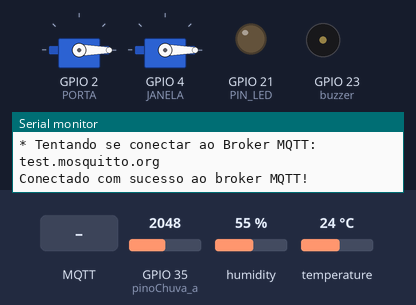
The sketch below on a simulated ESP32. On the bench: 2 × servo, output pins drawn as LEDs (lit = HIGH), buzzer (waves = sounding), the last lines printed to the serial monitor. The test bench sets the inputs (shaded band); at power-on: GPIO 35 (pinoChuva_a) = 2048, humidity 55 %, temperature 24 °C. WiFi joins after 1.5 s; servers stay silent unless stated; no MQTT or app messages arrive unless stated.

Above: at 4.7 s.
4.8 s: MQTT message "A" arrives on the first subscribed topic
At 7.0 s:
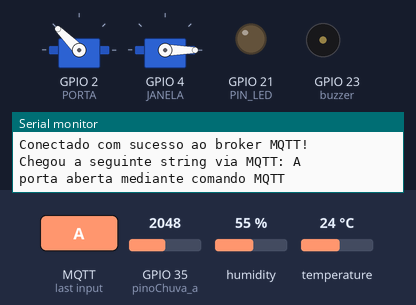
8.3 s: MQTT message "B" arrives on the first subscribed topic
At 8.96 s:
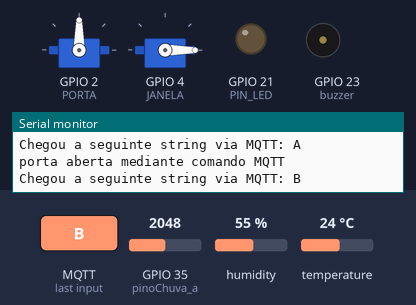
11.8 s: MQTT message "C" arrives on the first subscribed topic
At 14.4 s:
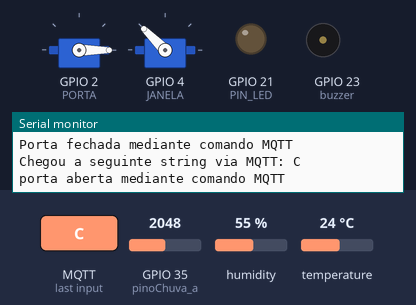
15.3 s: MQTT message "D" arrives on the first subscribed topic
At 15.92 s:
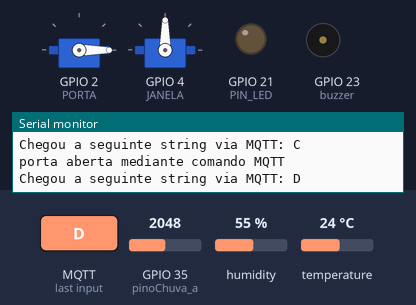
18.8 s: MQTT message "E" arrives on the first subscribed topic
At 20.2 s:
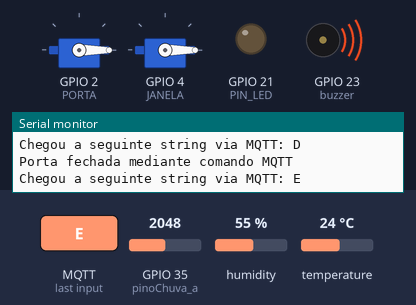
20.7 s: MQTT message "G" arrives on the first subscribed topic
At 21.4 s:
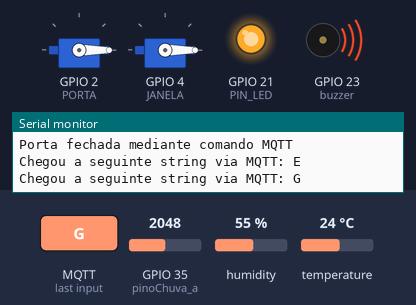
Timing chart, 0 to 23.5 s (numbered marks = the images above; inputs shaded):
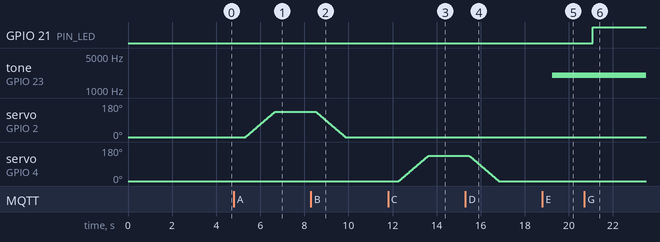

The sketch:

CodigoProjetoIOT.ino
```cpp
#include <arduino.h>
#include <WiFi.h>
#include <PubSubClient.h>
#include <ESP32Servo.h>  //Biblioteca utilizada
#include "DHT.h"
#include <Ultrasonic.h>


#define PORTA 2
#define JANELA 4
#define DHTPIN 22
#define DHTTYPE DHT11   // DHT 11
#define PIN_LED 21
#define PORTA_TRIGGER   GPIO_NUM_18
#define PORTA_ECHO      GPIO_NUM_19
int ultimo=0;
int verificador=0;
int anguloj=0;
float t=0;
int buz=0;
Servo s;
Servo s1;
const int buzzer = 23;
int pinoChuva_d = 12; // Pino D12 do ESP32 ligado ao D0 do sensor
int pinoChuva_a = 35; // Pino D35 do ESP32 ligado ao A0 do sensor
int val_d = 0;   // Armazena leitura do pino digital
int val_a = 0;   // Armazena leitura do pino analógico
DHT dht(DHTPIN, DHTTYPE);
////////////////////////////////////////////////////////////////////////////////////////////////////////
/* Definicoes para o MQTT */
#define TOPICO_SUBSCRIBE_PORTA         "topico_verifica_porta"
#define TOPICO_SUBSCRIBE_JANELA         "topico_verifica_janela"
#define TOPICO_PUBLISH_TEMPERATURA   "topico_sensor_temperatura_publicado"
#define TOPICO_PUBLISH_ABRIR_PORTA   "TOPICO_PUBLISH_ABRE_PORTA_DA_CASA"
#define TOPICO_PUBLISH_ABRIR_JANELA  "TOPICO_PUBLISH_ABRE_JANELA_DA_CASA"
#define TOPICO_PUBLISH_ACIONA_BUZZER   "TOPICO_PUBLISH_ACIONA_BUZZER"
#define TOPICO_SUBSCRIBE_VERIFICA_BUZZER   "TOPICO_SUBSCRIBE_VERIFICA_BUZZER"
#define TOPICO_SUBSCRIBE_CHUVA "TOPICO_SUBSCRIBE_sssVERIFICA_CHUVA"
#define TOPICO_PUBLISH_LED         "topico_liga_desliga_led"
#define TOPICO_SUBSCRIBE_ULTRASSONICO "TOPICO_SUBSCRIBE_ULTRASSONICO"
#define ID_MQTT  "DIGITE O ID MQTT"     //id mqtt (para identificação de sessão)
////////////////////////////////////////////////////////////////////////////////////////////////////////
Ultrasonic ultrasonic(PORTA_TRIGGER, PORTA_ECHO);
// declarar variável distancia do tipo inteiro sem sinal
float distancia;

const char* SSID     = "COLOQUE SUA REDE WIFI"; // SSID / nome da rede WI-FI que deseja se conectar
const char* PASSWORD = "SENHA DA REDE WIFI"; // Senha da rede WI-FI que deseja se conectar

const char* BROKER_MQTT = "test.mosquitto.org";
int BROKER_PORT = 1883; // Porta do Broker MQTT

//Variáveis e objetos globais
WiFiClient espClient; // Cria o objeto espClient
PubSubClient MQTT(espClient); // Instancia o Cliente MQTT passando o objeto espClient


/* Prototypes */
void initWiFi(void);
void initMQTT(void);
void mqtt_callback(char* topic, byte* payload, unsigned int length);
void reconnectMQTT(void);
void reconnectWiFi(void);
void VerificaConexoesWiFIEMQTT(void);

/*
   Implementações
*/

/* Função: inicializa e conecta-se na rede WI-FI desejada
   Parâmetros: nenhum
   Retorno: nenhum
*/
void initWiFi(void)
{
  delay(10);
  Serial.println("------Conexao WI-FI------");
  Serial.print("Conectando-se na rede: ");
  Serial.println(SSID);
  Serial.println("Aguarde");

  reconnectWiFi();
}


/* Função: inicializa parâmetros de conexão MQTT(endereço do
           broker, porta e seta função de callback)
   Parâmetros: nenhum
   Retorno: nenhum
*/
void initMQTT(void)
{
  MQTT.setServer(BROKER_MQTT, BROKER_PORT);   //informa qual broker e porta deve ser conectado
  MQTT.setCallback(mqtt_callback);            //atribui função de callback (função chamada quando qualquer informação de um dos tópicos subescritos chega)
}

/* Função: função de callback
           esta função é chamada toda vez que uma informação de
           um dos tópicos subescritos chega)
   Parâmetros: nenhum
   Retorno: nenhum
*/

void mqtt_callback(char* topic, byte* payload, unsigned int length)
{
  String msg;
  /* obtem a string do payload recebido */
  for (int i = 0; i < length; i++)
  {
    char c = (char)payload[i];
    msg += c;
  }

  Serial.print("Chegou a seguinte string via MQTT: ");
  Serial.println(msg);

  /* toma ação dependendo da string recebida */
  if (msg.equals("A"))
  {
    if(s.read()!=135){
    for(int i=1;i<136;i++){
    s.write(i);
    delay(10);
    }
    MQTT.publish(TOPICO_SUBSCRIBE_PORTA, "PORTA ABERTA");
    Serial.println("porta aberta mediante comando MQTT");
  }
  }

   if (msg.equals("B"))
  {
    if(s.read()!=0){
    for(int i=134;i>=0;i--){
    s.write(i);
    delay(10);
    }
    MQTT.publish(TOPICO_SUBSCRIBE_PORTA, "PORTA FECHADA");
    Serial.println("Porta fechada mediante comando MQTT");
  }
  }
  if (msg.equals("C"))
  {
    if(s1.read()!=135){
    for(int i=1;i<136;i++){
    s1.write(i);
    delay(10);
    }
    }
    MQTT.publish(TOPICO_SUBSCRIBE_JANELA, "JANELA ABERTA");
    Serial.println("porta aberta mediante comando MQTT");
    if(t<20 || val_a<1200)
    anguloj=1;
  }

   if (msg.equals("D"))
  {

    if(s1.read()!=0){
    for(int i=134;i>=0;i--){
    s1.write(i);
    delay(10);
    }
    }
    anguloj=0;
    MQTT.publish(TOPICO_SUBSCRIBE_JANELA, "JANELA FECHADA");
    Serial.println("Porta fechada mediante comando MQTT");
  }
   if (msg.equals("E")){
    tone(buzzer,2000);
    MQTT.publish(TOPICO_SUBSCRIBE_VERIFICA_BUZZER, "ALARME DISPARADO");
    buz=0;
  }
   if (msg.equals("F")){
    noTone(buzzer);
    MQTT.publish(TOPICO_SUBSCRIBE_VERIFICA_BUZZER, "ALARME DESLIGADO");
    buz=1;
  }
   if (msg.equals("G")){
    digitalWrite(PIN_LED, HIGH);
  }
  if (msg.equals("H")){
    digitalWrite(PIN_LED, LOW);
  }

  if (msg.equals("I")){
    verificador=1;
  }
  if (msg.equals("J")){
    verificador=0;
  }
  }
/* Função: reconecta-se ao broker MQTT (caso ainda não esteja conectado ou em caso de a conexão cair)
           em caso de sucesso na conexão ou reconexão, o subscribe dos tópicos é refeito.
   Parâmetros: nenhum
   Retorno: nenhum
*/
void reconnectMQTT(void)
{
  while (!MQTT.connected())
  {
    Serial.print("* Tentando se conectar ao Broker MQTT: ");
    Serial.println(BROKER_MQTT);
    if (MQTT.connect(ID_MQTT))
    {
      Serial.println("Conectado com sucesso ao broker MQTT!");
      MQTT.subscribe(TOPICO_PUBLISH_LED);
      MQTT.subscribe(TOPICO_PUBLISH_ABRIR_PORTA);
      MQTT.subscribe(TOPICO_PUBLISH_ABRIR_JANELA);
      MQTT.subscribe(TOPICO_PUBLISH_ACIONA_BUZZER);
      MQTT.subscribe(TOPICO_PUBLISH_LED);
      MQTT.subscribe(TOPICO_SUBSCRIBE_ULTRASSONICO);
    }
    else
    {
      Serial.println("Falha ao reconectar no broker.");
      Serial.println("Havera nova tentatica de conexao em 2s");
      delay(2000);
    }
  }
}

/* Função: verifica o estado das conexões WiFI e ao broker MQTT.
           Em caso de desconexão (qualquer uma das duas), a conexão
           é refeita.
   Parâmetros: nenhum
   Retorno: nenhum
*/
void VerificaConexoesWiFIEMQTT(void)
{
  if (!MQTT.connected())
    reconnectMQTT(); //se não há conexão com o Broker, a conexão é refeita

  reconnectWiFi(); //se não há conexão com o WiFI, a conexão é refeita
}

/* Função: reconecta-se ao WiFi
   Parâmetros: nenhum
   Retorno: nenhum
*/
void reconnectWiFi(void)
{
  //se já está conectado a rede WI-FI, nada é feito.
  //Caso contrário, são efetuadas tentativas de conexão
  if (WiFi.status() == WL_CONNECTED)
    return;

  WiFi.begin(SSID, PASSWORD); // Conecta na rede WI-FI

  while (WiFi.status() != WL_CONNECTED)
  {
    delay(100);
    Serial.print(".");
  }

  Serial.println();
  Serial.print("Conectado com sucesso na rede ");
  Serial.print(SSID);
  Serial.println("\nIP obtido: ");
  Serial.println(WiFi.localIP());
}


void setup() {
  s.attach(PORTA);
  s.write(0);
  s1.attach(JANELA);
  s1.write(0);
  Serial.begin(9600); //Enviar e receber dados em 9600 baud
  delay(1000);
  Serial.println("Disciplina IoT: acesso a nuvem via ESP32");
  delay(1000);
  randomSeed(analogRead(0));
  pinMode(buzzer,OUTPUT);
  dht.begin();
  pinMode(pinoChuva_d, INPUT);
  pinMode(pinoChuva_a, INPUT);
  pinMode(PIN_LED, OUTPUT);
  digitalWrite(PIN_LED, LOW);

  /* Inicializa a conexao wi-fi */
  initWiFi();

  /* Inicializa a conexao ao broker MQTT */
  initMQTT();
}

// the loop function runs over and over again forever
void loop() {
  t = dht.readTemperature();
  // cria string para temperatura
  char temperatura_str[10] = {0};
  sprintf(temperatura_str, "%0.2fc", t);
  MQTT.publish(TOPICO_PUBLISH_TEMPERATURA, temperatura_str);
  if(t<20){
    if(s1.read()!=0){
    if(anguloj!=1){
    MQTT.publish(TOPICO_PUBLISH_ABRIR_JANELA, "D");
    MQTT.publish(TOPICO_PUBLISH_ACIONA_BUZZER, "F");
    delay(500);
    }
    }
    }
  if(t>45){
    MQTT.publish(TOPICO_PUBLISH_ACIONA_BUZZER, "E");
  }
  val_a = analogRead(pinoChuva_a);
  //Serial.println(val_a);
  if(val_a<2500){
    if(s1.read()!=0){
    MQTT.publish(TOPICO_PUBLISH_ABRIR_JANELA, "D");
    }
    MQTT.publish(TOPICO_SUBSCRIBE_CHUVA, "CHOVENDO");
    delay(500);
  }
  else if(val_a>=2500){
   MQTT.publish(TOPICO_SUBSCRIBE_CHUVA, "SEM CHUVA");
  }
    ultrasonic.measure();
    distancia = ultrasonic.get_cm();
    //Serial.println("Leitura do Sensor de Distancia em cm:");
    //Serial.println(distancia);
    if(distancia<5){
      if(verificador==1){
      if(ultimo !=1){
        if(buz==1){
      MQTT.publish(TOPICO_PUBLISH_ACIONA_BUZZER, "E");
      ultimo = 1;
      delay(200);
        }
      }
      }
    }
    else if(distancia >=5){
      ultimo = 0;
    }
/* garante funcionamento das conexões WiFi e ao broker MQTT */
  VerificaConexoesWiFIEMQTT();

  /* keep-alive da comunicação com broker MQTT */
  MQTT.loop();
  delay(100);
}
```

Measured:
- after the input at 4.8 s, servo on GPIO 2 (PORTA): moves from 0° to 135° over 1.3 s, starting after 0.53 s
- after the input at 8.3 s, servo on GPIO 2 (PORTA): moves from 135° to 0° over 1.3 s, starting after 0.21 s
- after the input at 11.8 s, servo on GPIO 4 (JANELA): moves from 0° to 135° over 1.3 s, starting after 0.49 s
- after the input at 15.3 s, servo on GPIO 4 (JANELA): moves from 135° to 0° over 1.3 s, starting after 0.17 s
- after the input at 18.8 s, tone on GPIO 23 (buzzer): silent → 2000 Hz after 0.45 s
- after the input at 20.7 s, GPIO 21 (PIN_LED): LOW → HIGH after 0.38 s
